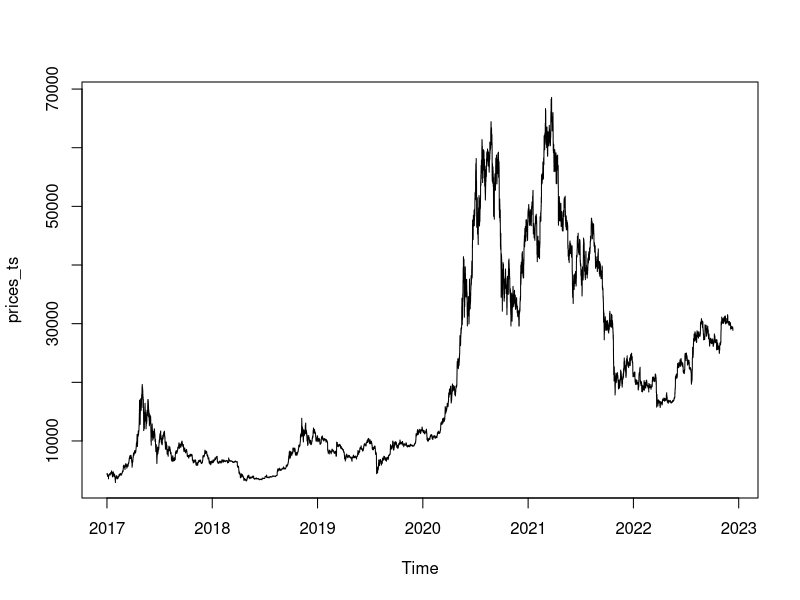

Here is the R script that generated this plot:
## ---- chunk 1
knitr::opts_chunk$set(echo = FALSE)
## ---- chunk 2
library(tseries)
library(dplyr)
library(xts)
library(readr)
library(lubridate)
## ---- chunk 3
prices <- read_csv("bitcoin_2017_to_2023_processed.csv")
## ---- chunk 4
prices_ts <- ts(prices$mean_close, start = c(2017, 08, 17, 04, 00, 00), frequency = 8760) # 24h * 365 dni : a co z efektem kalendarzowym
## ---- chunk 5
head(prices)
## ---- chunk 6
plot(prices_ts)
